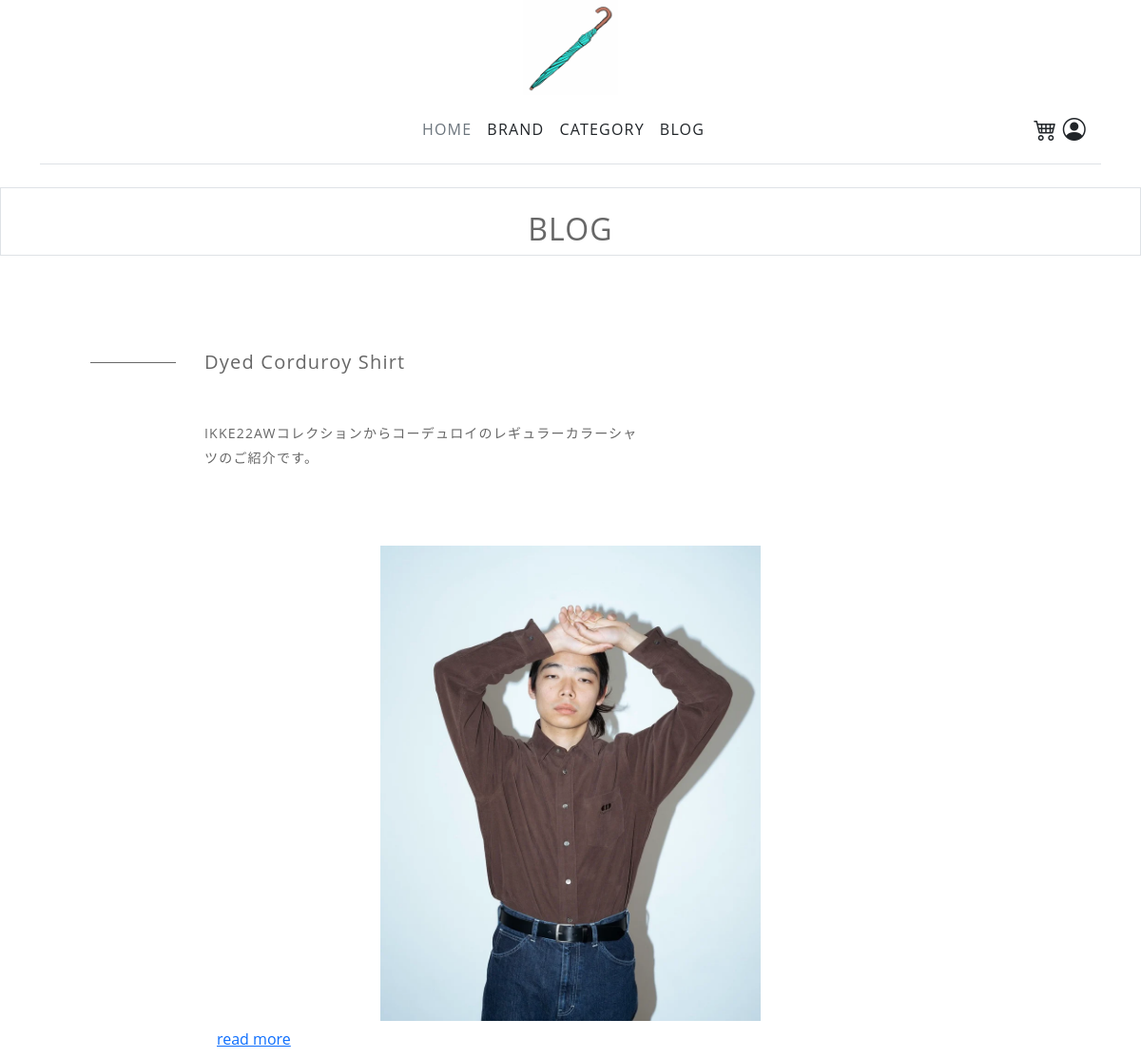
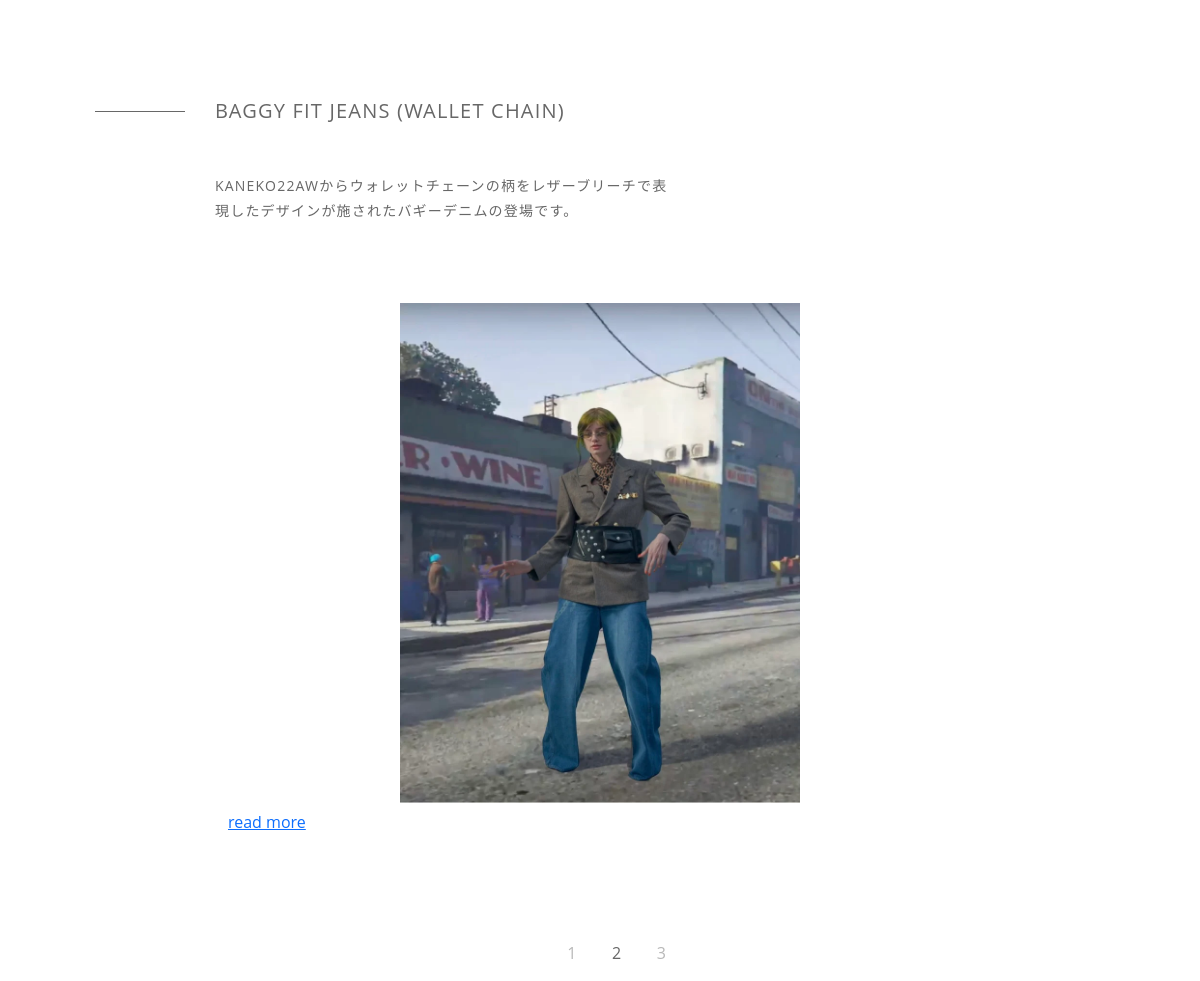
/teamAphp/bloghome2.php, run on the app's committed database (2 pictures, top to bottom).
### tables this page shows
CREATE TABLE `blog` (
  `item_id` int(11) NOT NULL,
  `blog_date` date NOT NULL DEFAULT current_timestamp(),
  `blog_image` varchar(191) NOT NULL,
  `blog_title` varchar(191) NOT NULL,
  `blog_headline` varchar(191) NOT NULL,
  `blog_contents` varchar(191) NOT NULL
);

### teamAphp/bloghome2.php (the view, shortened to what this page needs)
<!DOCTYPE html>
<html>
<head>
<link rel="stylesheet" href="https://maxcdn.bootstrapcdn.com/bootstrap/4.0.0/css/bootstrap.min.css">
<link rel="stylesheet" href="https://cdn.jsdelivr.net/npm/bootstrap@5.1.3/dist/css/bootstrap.min.css">
<link rel="stylesheet" href="https://cdn.jsdelivr.net/npm/bootstrap-icons@1.8.2/font/bootstrap-icons.css">
<link rel="stylesheet" href="css/blogstyle.css">
</head>
<body>
<?php require_once 'header.php'?>
<div class="border col-12 text-center">
	<br>
	<h2>BLOG</h2>
</div>
<?php
$pdo = new PDO('mysql:host=localhost;dbname=teamadb;charset=utf8','webuser','abccsd2');
$sql = "SELECT * FROM blog ORDER BY blog_date DESC LIMIT 2,2";
$ps = $pdo->prepare($sql);
$ps->execute();
foreach($ps->fetchAll() as $row){
?>
	<div class="content col-12">
		<h2 class="title"><?php echo $row['blog_title']?></h2>
		<p class="text">
		  <?php echo $row['blog_headline']?>
		</p>
		<div class="text-center">
			<img src=<?php echo $row['blog_image']?> alt="" width="400" height="500">
		</div>
		<div class="text-left">
		<form action="blog.php" method="post">
		<button type="submit" class="btn btn-link">read more</button>
		</form>
		</div>
	  </div>
<?php } ?>
<div class="text-center">
	<p>　　<a href="bloghome2.php">1</a>　　2　　<a href="bloghome3.php">3</a></p>
</div>
</body>

### teamAphp/css/blogstyle.css (style rules this page uses)
html { font-size: 100%; }
body { color: #676767; font-family: 'Open Sans', sans-serif; letter-spacing: 1.2px; }
img { max-width: 100%; }
.content { max-width: 800px; margin: 100px auto; }
.title { display: inline-block; font-size: 1.25rem; font-weight: normal; margin-bottom: 50px; position: relative; }
.title::before { content: ""; width: 90px; height: 1px; background-color: #676767; position: absolute; top: 50%; left: -120px; }
.text { max-width: 460px; font-size: 0.875rem; line-height: 1.8; margin-bottom: 80px; }
a { color: rgb(184, 184, 184); text-decoration: none; }

### data on the page
blog: blog_title "Dyed Corduroy Shirt", blog_headline "IKKE22AWコレクションからコーデュロイのレギュラーカラーシャツのご紹介です。", blog_image (picture)
blog: blog_title "BAGGY FIT JEANS (WALLET CHAIN)", blog_headline "KANEKO22AWからウォレットチェーンの柄をレザーブリーチで表現したデザインが施されたバギーデニムの登場です。", blog_image (picture)
